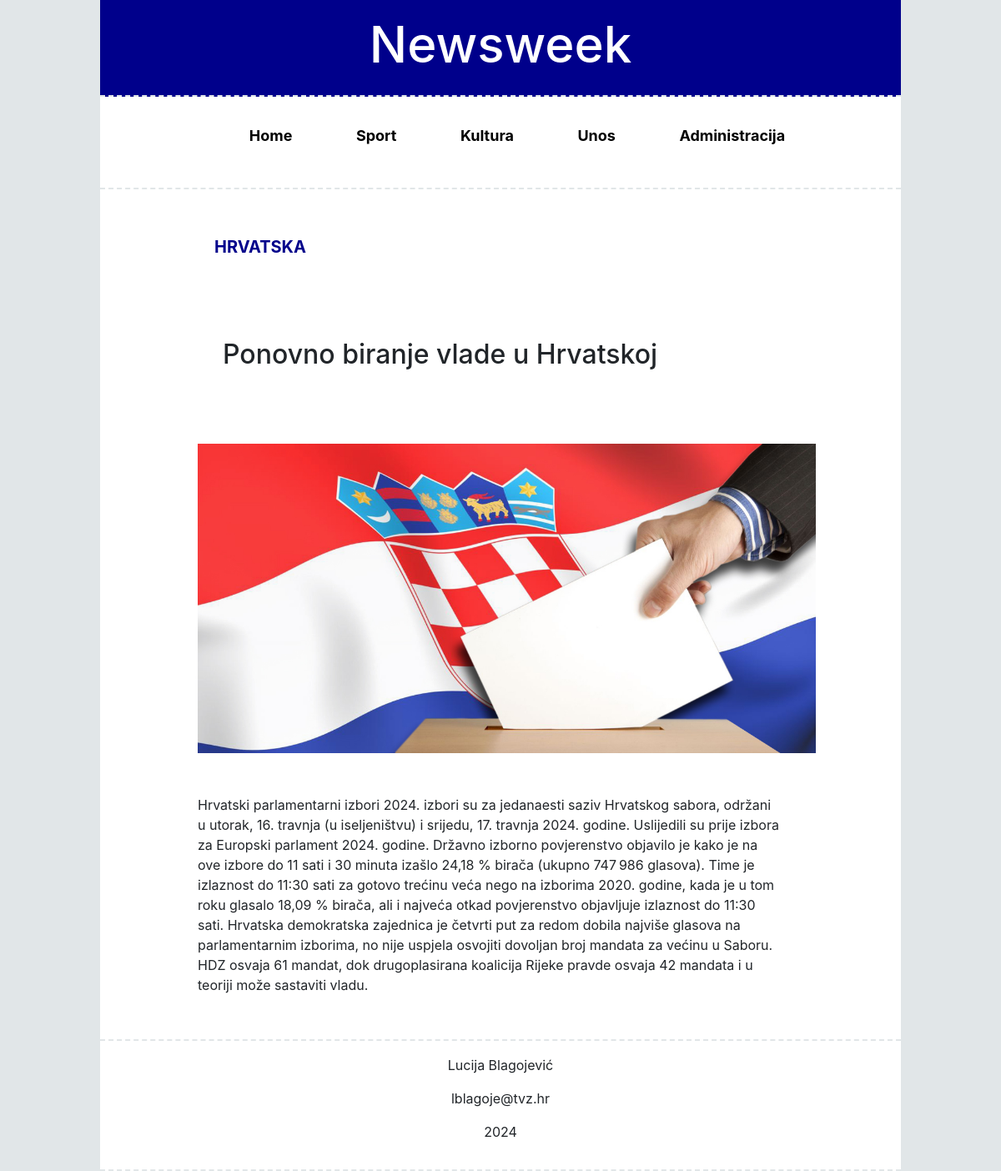
The page /clanak.php?id=3 on the database its author committed.
### tables this page shows
CREATE TABLE `naslov` (
  `idNaslov` int(11) NOT NULL,
  `naziv` varchar(100) NOT NULL,
  `slike` varchar(64) NOT NULL,
  `kategorija` varchar(100) NOT NULL,
  `arhiva` tinyint(1) NOT NULL,
  `opis` text NOT NULL,
  `kratki_sadrzaj` varchar(200) NOT NULL
);

### clanak.php (the view, shortened to what this page needs)
<?php
include 'connect.php';
$article_id = isset($_GET['id']) ? $_GET['id'] : '';
if (!empty($article_id)) {
    $sql = "SELECT kategorija, naziv, slike, opis FROM naslov WHERE idNaslov = ?";
    $stmt = $conn->prepare($sql);
    $stmt->bind_param("i", $article_id);
    $stmt->execute();
    $result = $stmt->get_result();
}
?>
<!DOCTYPE html>
<html lang="en">
<head>
    <link href="https://stackpath.bootstrapcdn.com/bootstrap/4.5.2/css/bootstrap.min.css" rel="stylesheet">
    <link href="css/style.css" rel="stylesheet">
</head>
<body>
    <header>
        <div class="container k" >
            <div class="row" >
                <div class="col-lg-12 col-sm-12 col-md-12 col-xs-12"  >
                    <h1 >Newsweek</h1>
                </div>
            </div>
        </div>
        <nav >
        <div class="container l" >
            <div class="row" >
                <div class="col-lg-12 col-sm-12 col-md-12 col-xs-12"  >
                        <ul class="nav-ul-no-bullets" >
                            <li ><a href="index.php" class="liboja">Home</a></li>
                            <li ><a href="kategorija.php?id=sport" class="liboja">Sport</a></li>
                            <li ><a href="kategorija.php?id=kultura" class="liboja">Kultura</a></li>
                            <li><a href="unos.php"  class="liboja">Unos</a></li>
                            <li><a href="administracija.php"  class="liboja">Administracija</a></li>
                        </ul>
                </div>
            </div>
        </div>
    </nav>
    </header>
 <section class="s1">
    <div class="container">
        <div class="row clanak">
            <div class="col-lg-12 col-sm-12 col-md-12 col-xs-12"  >
            <?php
                    if (!empty($article_id) && $result->num_rows > 0) {
                        $row = $result->fetch_assoc();
                        $category = $row['kategorija'];
                        $title = $row['naziv'];
                        $image = $row['slike'];
                        $text = $row['opis'];
                        echo '<h3 class="hrv hrv1">' . $category . '</h3>';
                        echo '<h2 class="titleCl">' . $title . '</h2>';
                        echo '<img src="' . UPLPATH . $image . '" class="slikaCl">';
                        echo '<p class="pCl">' . $text . '</p>';
                    } else {
                        echo "Nema rezultata.";
                    }
                    ?>
            </div>
        </div>
 </section>
 <footer>
    <div class="container kontakt">
        <div class="row">
            <div class="col-lg-12 col-sm-12 col-md-12 col-xs-12" >
                <p> Lucija Blagojević</p>
                <p> lblagoje@tvz.hr</p>
                <p> 2024</p>
            </div>
        </div>
    </div>
 </footer>
</body>
</html>

### css/style.css (style rules this page uses)
h1 { text-align: center; color: blue; font-size: 60px; color: white; }
.k { background-color: darkblue !important; }
.l { text-align: center; list-style-type: none; }
nav ul li { list-style-type: none; display: inline-block; padding: 16px; font-size: 30px; }
.nav-ul-no-bullets li { list-style-type: none; color: lightgreen }
.hrv { font-size: 20px; padding-bottom: 20px; color: darkblue; font-weight: bold; padding-left: 40px; padding-right: 40px; }
img { width: 100%; height: 80%; }
.container { width: 100%; max-width: 100%; padding-right: 15px; padding-left: 15px; margin-right: auto; margin-left: auto; }
.liboja { color: black; font-weight: bold; }
.container { padding: 17px; background-color: white; width: 80%; border-bottom: 2px dashed rgb(225, 230, 232); }
body { background-color: rgb(225, 230, 232); }
.kontakt { text-align: center; }
@media (min-width: 766px) { nav ul li { display: inline-block; font-size: 18px; } }
.row a { padding: 20px; }
.slikaCl { width: 80%; padding-top: 30px; padding-bottom: 30px; height: auto; margin-left: 100px; }
.pCl { padding: 20px; width: 80%; margin-left: 80px; text-align: left; overflow: auto; box-sizing: border-box; }
.titleCl { padding: 50px; margin-left: 80px; }
.hrv1 { padding: 40px; margin-left: 80px; }

### rows shown on the page
naslov: kategorija "HRVATSKA", naziv "Ponovno biranje vlade u Hrvatskoj", slike (picture), opis "Hrvatski parlamentarni izbori 2024. izbori su za jedanaesti saziv Hrvatskog sabora, održani u utorak, 16. travnja (u iseljeništvu) i srijedu, 17. travnja 2024. godine. Uslijedili su prije izbora za Europski parlament 2024. godine. Državno izborno povjerenstvo objavilo je kako je na ove izbore do 11 sati i 30 minuta izašlo 24,18 % birača (ukupno 747 986 glasova). Time je izlaznost do 11:30 sati za gotovo trećinu veća nego na izborima 2020. godine, kada je u tom roku glasalo 18,09 % birača, ali i najveća otkad povjerenstvo objavljuje izlaznost do 11:30 sati. Hrvatska demokratska zajednica je četvrti put za redom dobila najviše glasova na parlamentarnim izborima, no nije uspjela osvojiti…"
